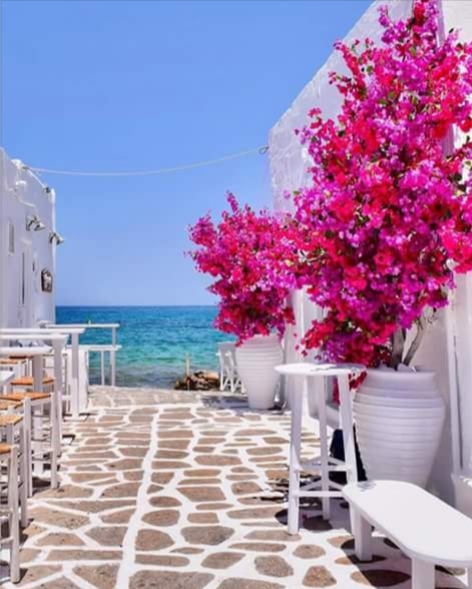
#> input picture HW_2/data/greece.png, 472 x 589 px
$ jupyter execute ComputerVision_HW_2.ipynb
#> lines starting #> are read from the running program, lines starting #| are printed output that depends on the picture; after the words box and inside, x2 and y2 are one past the last pixel; in counts of white or black regions, pixels touching at a corner belong together; long printed decimals are rounded
## HomeWork_2

For this homework you will have to complete and implement the colour balancing for:

Gray world algorithm
Scale-by-max algorithm
You are free to use your own images. Experiment with more images and think about the effect each of the algorithms has on the resulting (balanced) image.

### Colour Balancing

In this notebook we will show different type of colour balancing making use of von Kries' hypothesis.

[cell 1]
import cv2
import numpy as np
from matplotlib import pyplot as plt
plt.rcParams['figure.figsize'] = [15, 5]

[cell 2]
img = cv2.imread('data/greece.png')
#> img is the input picture: shape (589, 472, 3); mean B, G, R 178, 140.1, 161
img = cv2.cvtColor(img, cv2.COLOR_BGR2RGB)
plt.imshow(img)

### White patch

In white patch algorithm we choose a group of pixels we know they should be white. We then scale the resulting image colour channels by this white patch.

[cell 3]
# Define white patch and the coefficients
row, col = 525, 440
white = img[row, col, :]
#> white = [236, 231, 237]
coeffs = 255.0/white
#> coeffs = [1.08, 1.1, 1.08]

# Apply white balancing and generate balanced image
balanced_white_patch = np.zeros_like(img, dtype=np.float32)
for channel in range(3):
    balanced_white_patch[..., channel] = img[..., channel] * coeffs[channel]

# White patching does not guarantee that the dynamic range is preserved, images must be clipped.
balanced_white_patch[balanced_white_patch > 255.0] = 255.0
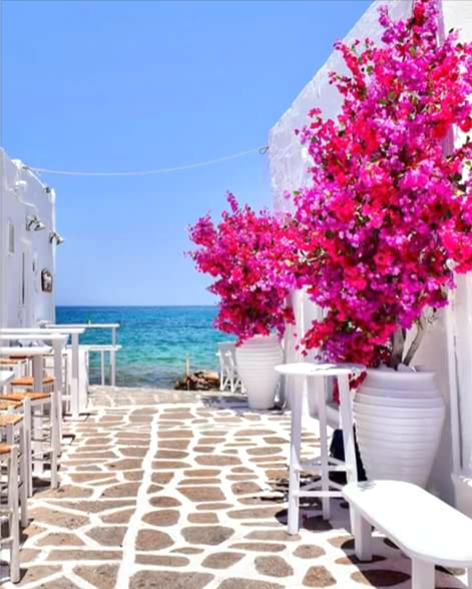
#> balanced_white_patch: shape (589, 472, 3) float32; mean R, G, B 173.7, 154.6, 190.9

plt.subplot(121), plt.imshow(img)
plt.subplot(122), plt.imshow(balanced_white_patch.astype('uint8'))
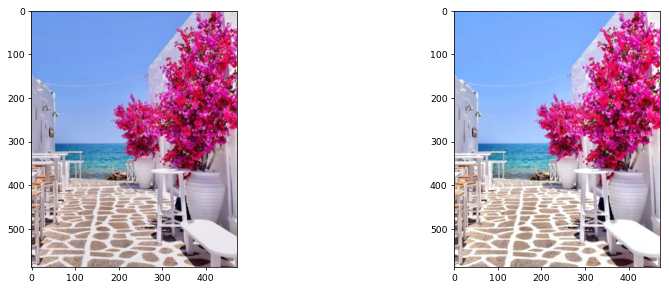
#> figure drawn by matplotlib, 2 panels

### Gray World

This algorithm assumes that a scene, on average, is gray.

[cell 4]
# Load your image
img = cv2.imread('data/greece.png')
img = cv2.cvtColor(img, cv2.COLOR_BGR2RGB)

# Split the image into the three colour channels
red, green, blue = cv2.split(img)
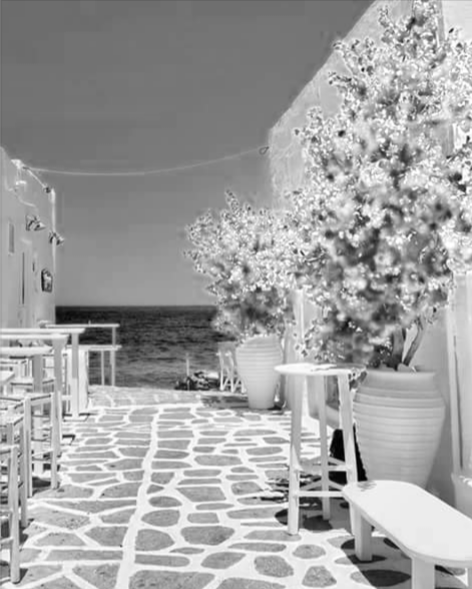
#> red: shape (589, 472); min 0, max 255, mean 161
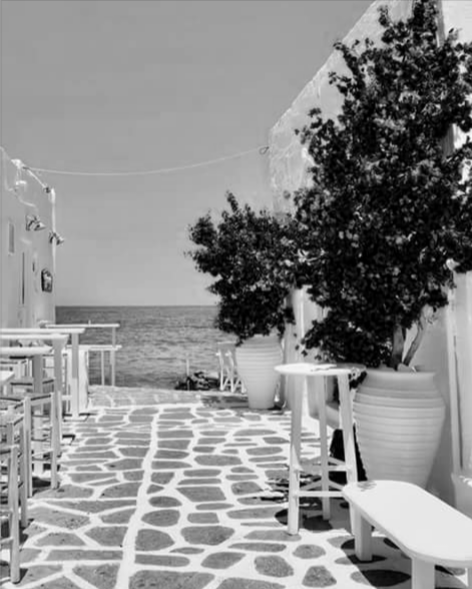
#> green: shape (589, 472); min 0, max 250, mean 140.1
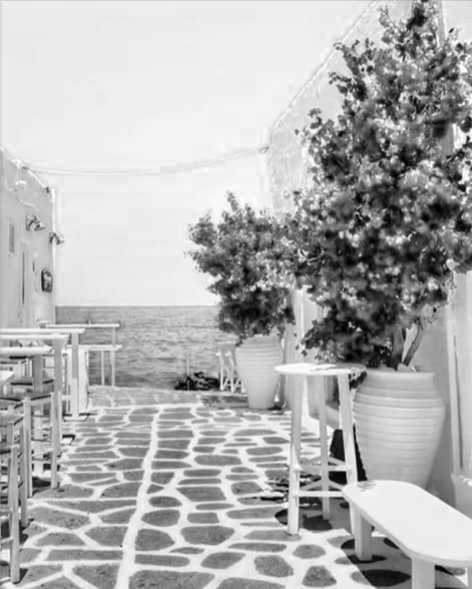
#> blue: shape (589, 472); min 0, max 255, mean 178

# Compute the mean values for all three colour channels (red, green, blue)
mean_r = np.mean(red)
#> mean_r = 161
mean_g = np.mean(green)
#> mean_g = 140.1
mean_b = np.mean(blue)
#> mean_b = 178

# Compute the coefficients kr, kg, kb
# Note: there are 3 coefficients to compute but we only have 2 equations.
# Therefore, you have to make an assumption, fix the value of one of the
# coefficients and compute the remining two
# Hint: You can fix the coefficient of the brightest colour channel to 1.
max_mean = max(mean_r, mean_g, mean_b)
#> max_mean = 178

if(mean_r == max_mean):
    kr, kg, kb = 1.0, mean_r / mean_g, mean_r / mean_b
elif(mean_g == max_mean):
    kr, kg, kb = mean_g / mean_r, 1.0, mean_g / mean_b
else:
    kr, kg, kb = mean_b / mean_r, mean_b / mean_g, 1.0
#> kr = 1.11; kg = 1.27; kb = 1

# Apply color balancing and generate the balanced image
balanced_gr_wrld = np.zeros_like(img, dtype=np.float32)
balanced_gr_wrld = cv2.merge([red * kr, green * kg, blue * kb])
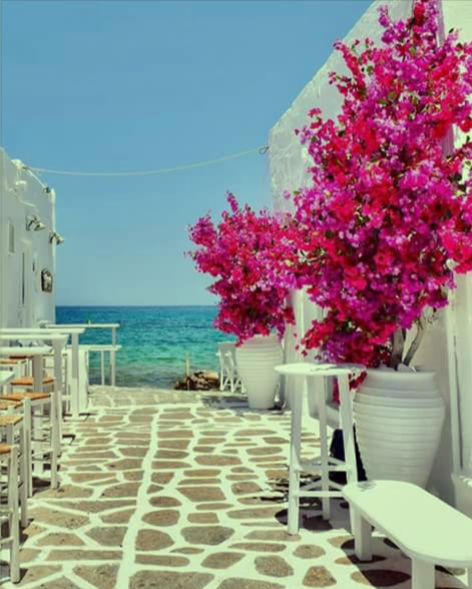
#> balanced_gr_wrld: shape (589, 472, 3) float64; mean R, G, B 178, 178, 178; drawn with min black and max white
balanced_gr_wrld[balanced_gr_wrld > 255.0] = 255.0
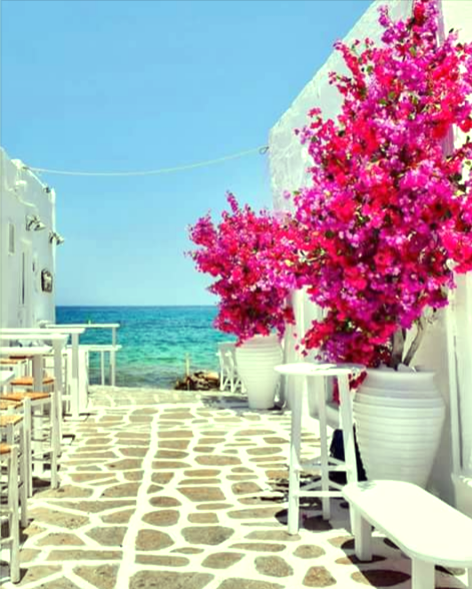
#> balanced_gr_wrld: shape (589, 472, 3) float64; 13.56% of pixels changed, all inside (x1, y1, x2, y2) = (0, 1, 472, 589)

# Show the original and the balanced image side by side
plt.subplot(121), plt.imshow(img)
plt.subplot(122), plt.imshow(balanced_gr_wrld.astype('uint8'))
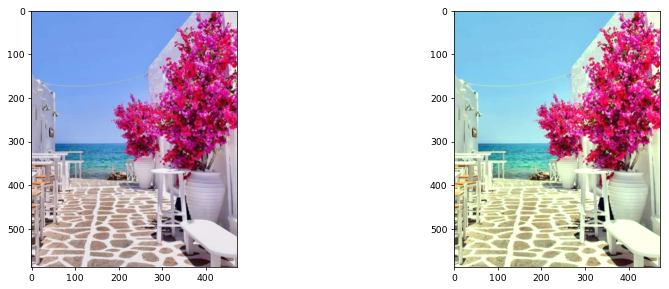
#> figure drawn by matplotlib, 2 panels

### Scale-by-max

This is a straightforward algorithm that scales each colour channel by its maximum value. Note that it is sensitive to noise and saturations.

[cell 5]
# Load your image
img = cv2.imread('data/greece.png')
img = cv2.cvtColor(img, cv2.COLOR_BGR2RGB)

# Split the image into the three colour channels
red, green, blue = cv2.split(img)

# Compute the maximum values for all three colour channels (red, green, blue)
max_r = np.max(red)
#> max_r = 255
max_g = np.max(green)
#> max_g = 250
max_b = np.max(blue)
#> max_b = 255

# Compute coefficients
kr, kg, kb = 255.0 / max_r, 255.0 / max_g, 255.0 / max_b
#> kr = 1; kg = 1.02

# Apply scale-by-max balancing and generate the balanced image
balanced_scale_by_max = np.zeros_like(img, dtype=np.float32)
balanced_scale_by_max = cv2.merge([red * kr, green * kg, blue * kb])
balanced_scale_by_max[balanced_scale_by_max > 255.0] = 255.0

plt.subplot(121), plt.imshow(img)
plt.subplot(122), plt.imshow(balanced_scale_by_max.astype('uint8'))

### Results comparison

[cell 6]
plt.subplot(141, title = "Original"), plt.imshow(img)
plt.subplot(142, title = "White Patch"), plt.imshow(balanced_white_patch.astype('uint8'))
plt.subplot(143, title = "Grey World"), plt.imshow(balanced_gr_wrld.astype('uint8'))
plt.subplot(144, title = "Scale-by-max"), plt.imshow(balanced_scale_by_max.astype('uint8'))
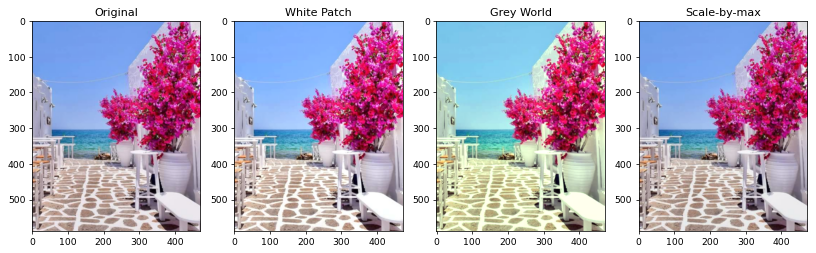
#> figure drawn by matplotlib, 4 panels

[cell 7]
print(np.mean(img))
#| 159.712
print(np.mean(balanced_white_patch.astype('uint8')))
#| 172.568
print(np.mean(balanced_gr_wrld.astype('uint8')))
#| 176.302
print(np.mean(balanced_scale_by_max.astype('uint8')))
#| 160.504
